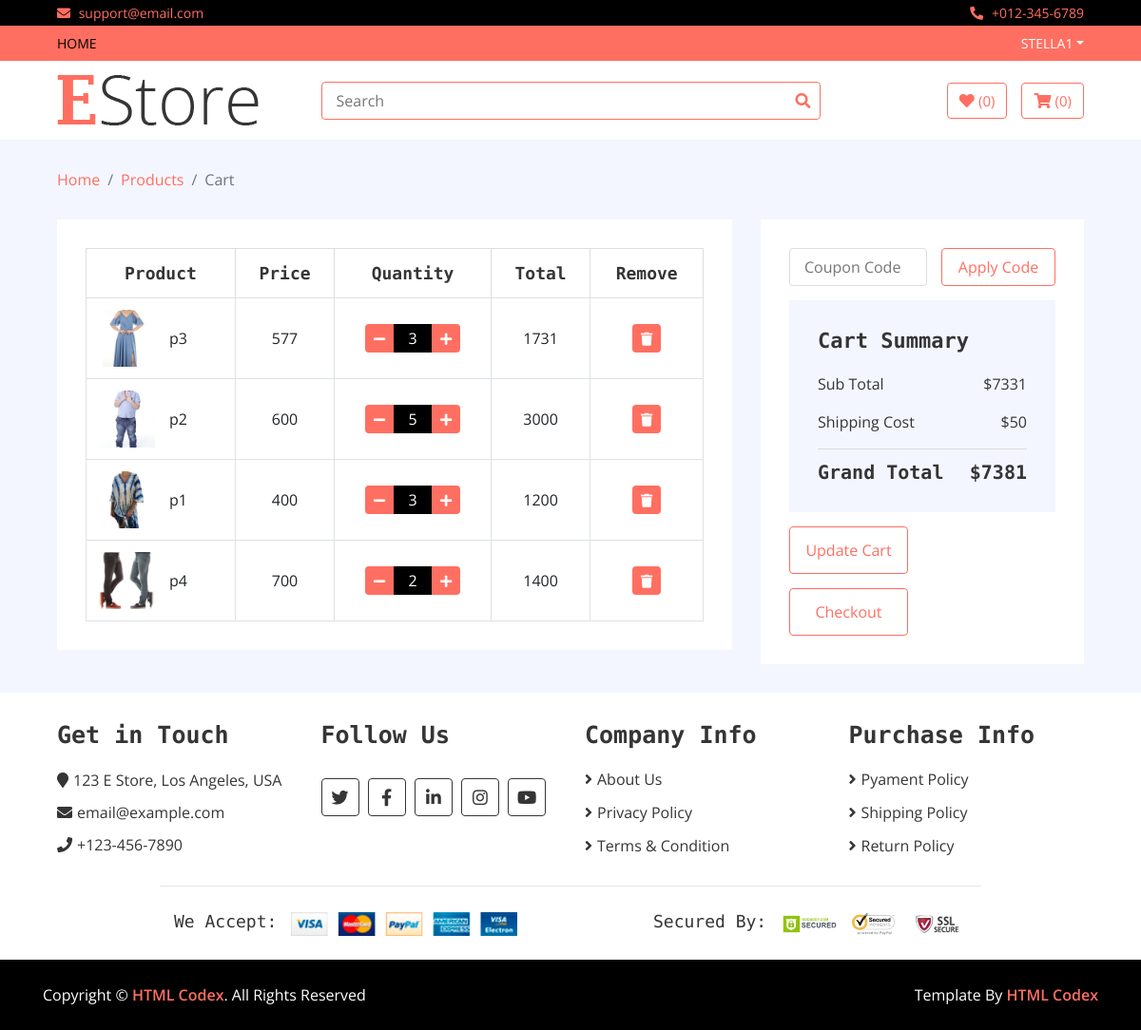
Page /car (signed in) on the earlier database version.
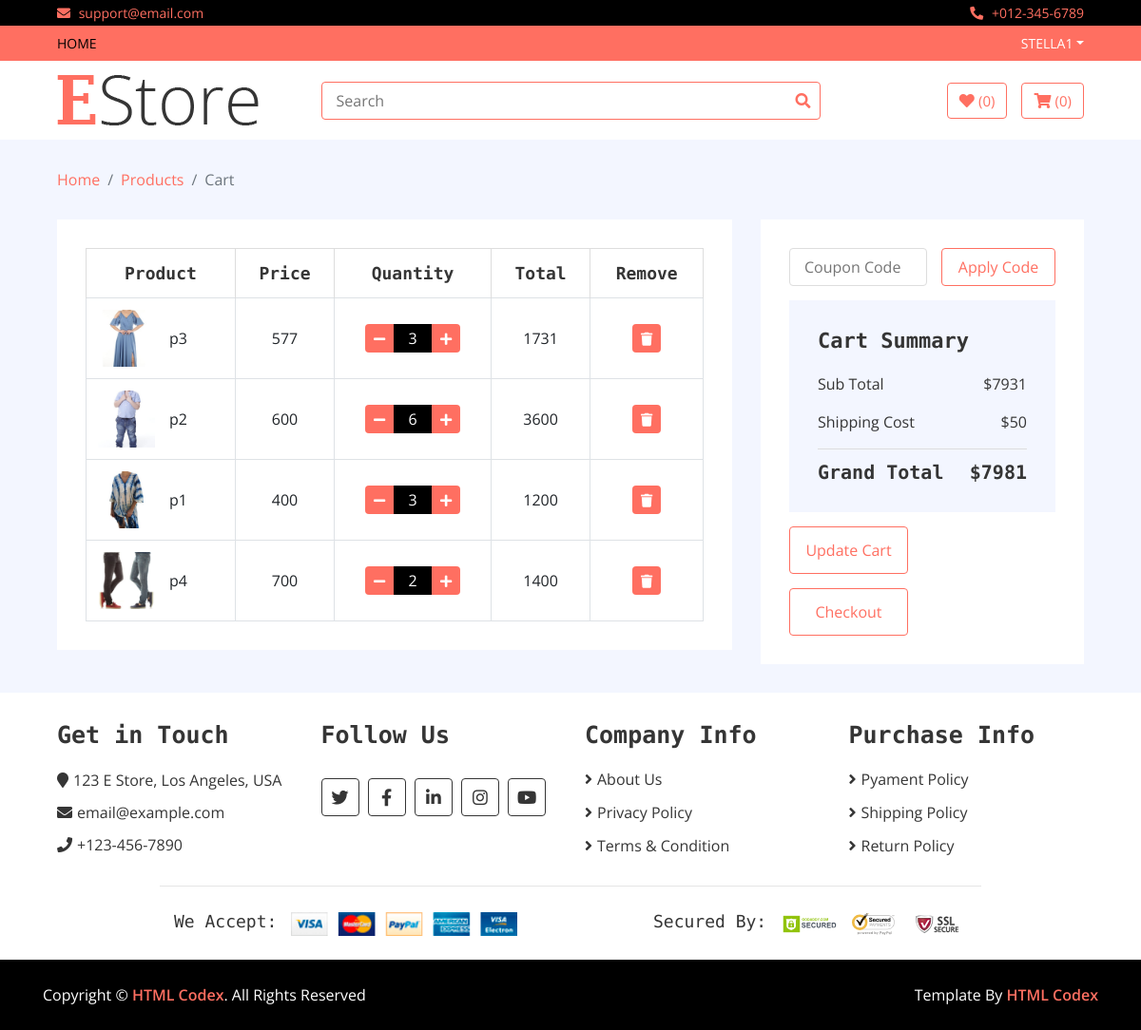
Same page on the later database version.
### home/models.py (models this page shows, shortened)
class Cart(models.Model):
    username = models.CharField(max_length=300)
    quantity = models.IntegerField()
    total = models.IntegerField()
    items = models.ForeignKey(Product,on_delete=models.CASCADE)
    slug = models.CharField(max_length=200)
    date = models.DateTimeField(auto_now_add=True)
    checkout = models.BooleanField(default=False)

class Product(models.Model):
    name = models.CharField(max_length=200)
    image = models.ImageField(upload_to='media')
    slug = models.CharField(max_length=200,unique=True)
    price = models.IntegerField()
    discounted_price = models.IntegerField(default=0)
    description = models.TextField(blank=True)
    specification = models.TextField(blank=True)
    category = models.ForeignKey(Category,on_delete=models.CASCADE)
    subcategory = models.ForeignKey(SubCategory, on_delete=models.CASCADE)
    brand = models.ForeignKey(Brand, on_delete=models.CASCADE)
    stock = models.CharField(choices=STOCK,max_length=200)
    label = models.CharField(choices=LABELS, max_length=200)

### home/views.py (the view)
# urls.py: path('car', Car.as_view(), name='car'),
class Car(Base):
    def get(self,request):
        s = 0
        username = request.user.username
        self.views['viewcart'] = Cart.objects.filter(username=username)
        for i in self.views['viewcart']:
            s = s + i.total
            self.views['sub_total'] = s
            self.views['delivery_charge'] = 50
            self.views['grand_total'] = s + 50
        return render(request,'cart.html',self.views)

### templates/cart.html
{% extends 'base.html' %}
{% load static %}
{% block content %}
        <div class="breadcrumb-wrap">
            <div class="container-fluid">
                <ul class="breadcrumb">
                    <li class="breadcrumb-item"><a href="#">Home</a></li>
                    <li class="breadcrumb-item"><a href="#">Products</a></li>
                    <li class="breadcrumb-item active">Cart</li>
                </ul>
            </div>
        </div>
        <div class="cart-page">
            <div class="container-fluid">
                <div class="row">
                    <div class="col-lg-8">
                        <div class="cart-page-inner">
                            <div class="table-responsive">
                                <table class="table table-bordered">
                                    <thead class="thead-dark">
                                        <tr>
                                            <th>Product</th>
                                            <th>Price</th>
                                            <th>Quantity</th>
                                            <th>Total</th>
                                            <th>Remove</th>
                                        </tr>
                                    </thead>
                                    <tbody class="align-middle">
                                    {% for i in viewcart %}
                                        <tr>
                                            <td>
                                                <div class="img">
                                                    <a href="#"><img src="{{i.items.image.url}}" alt="Image"></a>
                                                    <p>{{i.items.name}}</p>
                                                </div>
                                            </td>
                                            <td>{% if i.items.discounted_price > 0 %}
                                            {{i.items.discounted_price}}
                                            {% else %}
                                            {{i.items.price}}
                                            {% endif %}</td>
                                            <td>
                                                <div class="qty">
                                                    <a href="/reduce/{{i.slug}}"> <button class="btn-minus"><i class="fa fa-minus"></i></button></a>
                                                    <input type="text" value="{{i.quantity}}">
                                                    <a href="/add_cart/{{i.slug}}"><button class="btn-plus"><i class="fa fa-plus"></i></button></a>
                                                </div>
                                            </td>
                                            <td>{{i.total}}</td>
                                            <td><a href="/del/{{i.slug}}"><button><i class="fa fa-trash"></i></button></a> </td>
                                        </tr>
                                    {% endfor %}
                                    </tbody>
                                </table>
                            </div>
                        </div>
                    </div>
                    <div class="col-lg-4">
                        <div class="cart-page-inner">
                            <div class="row">
                                <div class="col-md-12">
                                    <div class="coupon">
                                        <input type="text" placeholder="Coupon Code">
                                        <button>Apply Code</button>
                                    </div>
                                </div>
                                <div class="col-md-12">
                                    <div class="cart-summary">
                                        <div class="cart-content">
                                            <h1>Cart Summary</h1>
                                            <p>Sub Total<span>${{sub_total}}</span></p>
                                            <p>Shipping Cost<span>${{delivery_charge}}</span></p>
                                            <h2>Grand Total<span>${{grand_total}}</span></h2>
                                        </div>
                                        <div class="cart-btn">
                                            <button>Update Cart</button>
                                            <a href="/check"><button type="submit">Checkout</button></a>
                                        </div>
                                    </div>
                                </div>
                            </div>
                        </div>
                    </div>
                </div>
            </div>
        </div>
       {% endblock %}

### templates/base.html (shortened to what this page needs)
<!DOCTYPE html>
{% load static %}
<html lang="en">
    <head>
        <link href="https://stackpath.bootstrapcdn.com/bootstrap/4.4.1/css/bootstrap.min.css" rel="stylesheet">
        <link href="https://cdnjs.cloudflare.com/ajax/libs/font-awesome/5.10.0/css/all.min.css" rel="stylesheet">
        <link href="{% static 'lib/slick/slick.css' %}" rel="stylesheet">
        <link href="{% static 'lib/slick/slick-theme.css' %}" rel="stylesheet">
        <link href="{% static 'css/style.css' %}" rel="stylesheet">
    </head>
    <body>
        <div class="top-bar">
            <div class="container-fluid">
                <div class="row">
                    <div class="col-sm-6">
                        <i class="fa fa-envelope"></i>
                        support@email.com
                    </div>
                    <div class="col-sm-6">
                        <i class="fa fa-phone-alt"></i>
                        +012-345-6789
                    </div>
                </div>
            </div>
        </div>
        <div class="nav">
            <div class="container-fluid">
                <nav class="navbar navbar-expand-md bg-dark navbar-dark">
                    <div class="collapse navbar-collapse justify-content-between" id="navbarCollapse">
                        <div class="navbar-nav mr-auto">
                            <a href="/" class="nav-item nav-link active">Home</a>
                        </div>
                        <div class="navbar-nav ml-auto">
                            {% if user.is_authenticated %}
                            <div class="nav-item dropdown">
                                <a href="#" class="nav-link dropdown-toggle" data-toggle="dropdown">{{user.username}}</a>
                            </div>
                            {% endif %}
                        </div>
                    </div>
                </nav>
            </div>
        </div>
        <div class="bottom-bar">
            <div class="container-fluid">
                <div class="row align-items-center">
                    <div class="col-md-3">
                        <div class="logo">
                            <a href="index.html">
                                <img src="{% static 'img/logo.png' %}" alt="Logo">
                            </a>
                        </div>
                    </div>
                    <div class="col-md-6">
                        <form method = 'GET' action="/search">
                        <div class="search">
                            <input name="query" type="text" placeholder="Search">
                            <button type="submit"><i class="fa fa-search"></i></button>
                        </div>
                        </form>
                    </div>
                    <div class="col-md-3">
                        <div class="user">
                            <a href="wishlist.html" class="btn wishlist">
                                <i class="fa fa-heart"></i>
                                <span>(0)</span>
                            </a>
                            <a href="cart.html" class="btn cart">
                                <i class="fa fa-shopping-cart"></i>
                                <span>(0)</span>
                            </a>
                        </div>
                    </div>
                </div>
            </div>
        </div>
    {% block content %}
    {% endblock %}
        <div class="footer">
            <div class="container-fluid">
                <div class="row">
                    <div class="col-lg-3 col-md-6">
                        <div class="footer-widget">
                            <h2>Get in Touch</h2>
                            <div class="contact-info">
                                <p><i class="fa fa-map-marker"></i>123 E Store, Los Angeles, USA</p>
                                <p><i class="fa fa-envelope"></i>email@example.com</p>
                                <p><i class="fa fa-phone"></i>+123-456-7890</p>
                            </div>
                        </div>
                    </div>
                    <div class="col-lg-3 col-md-6">
                        <div class="footer-widget">
                            <h2>Follow Us</h2>
                            <div class="contact-info">
                                <div class="social">
                                    <a href=""><i class="fab fa-twitter"></i></a>
                                    <a href=""><i class="fab fa-facebook-f"></i></a>
                                    <a href=""><i class="fab fa-linkedin-in"></i></a>
                                    <a href=""><i class="fab fa-instagram"></i></a>
                                    <a href=""><i class="fab fa-youtube"></i></a>
                                </div>
                            </div>
                        </div>
                    </div>
                    <div class="col-lg-3 col-md-6">
                        <div class="footer-widget">
                            <h2>Company Info</h2>
                            <ul>
                                <li><a href="#">About Us</a></li>
                                <li><a href="#">Privacy Policy</a></li>
                                <li><a href="#">Terms & Condition</a></li>
                            </ul>
                        </div>
                    </div>
                    <div class="col-lg-3 col-md-6">
                        <div class="footer-widget">
                            <h2>Purchase Info</h2>
                            <ul>
                                <li><a href="#">Pyament Policy</a></li>
                                <li><a href="#">Shipping Policy</a></li>
                                <li><a href="#">Return Policy</a></li>
                            </ul>
                        </div>
                    </div>
                </div>
                <div class="row payment align-items-center">
                    <div class="col-md-6">
                        <div class="payment-method">
                            <h2>We Accept:</h2>
                            <img src="{% static 'img/payment-method.png' %}" alt="Payment Method" />
                        </div>
                    </div>
                    <div class="col-md-6">
                        <div class="payment-security">
                            <h2>Secured By:</h2>
                            <img src="{% static 'img/godaddy.svg' %}" alt="Payment Security" />
                            <img src="{% static 'img/norton.svg' %}" alt="Payment Security" />
                            <img src="{% static 'img/ssl.svg' %}" alt="Payment Security" />
                        </div>
                    </div>
                </div>
            </div>
        </div>
        <div class="footer-bottom">
            <div class="container">
                <div class="row">
                    <div class="col-md-6 copyright">
                        <p>Copyright &copy; <a href="https://htmlcodex.com">HTML Codex</a>. All Rights Reserved</p>
                    </div>
                    <div class="col-md-6 template-by">
                        <p>Template By <a href="https://htmlcodex.com">HTML Codex</a></p>
                    </div>
                </div>
            </div>
        </div>
    </body>
</html>

Differences in the rows shown:
changed Cart (number 2 of 4 on the later page): quantity "5" → "6"; total "3000" → "3600"
Other differences:
{{ sub_total }}: "7331" → "7931"
{{ grand_total }}: "7381" → "7981"
